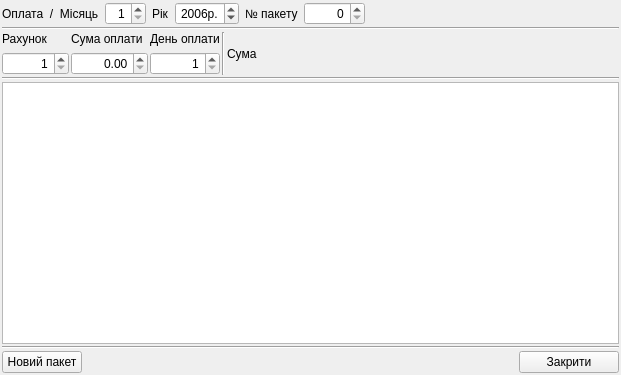
<?xml version="1.0" encoding="UTF-8"?>
<ui version="4.0">
 <class>Form_insert_kvyt</class>
 <widget class="QWidget" name="Form_insert_kvyt">
  <property name="geometry">
   <rect>
    <x>0</x>
    <y>0</y>
    <width>621</width>
    <height>375</height>
   </rect>
  </property>
  <property name="windowTitle">
   <string>Внесення квитанцій</string>
  </property>
  <property name="windowIcon">
   <iconset resource="tke/tke_rc">
    <normaloff>:/pictures/pictures/cube.png</normaloff>:/pictures/pictures/cube.png</iconset>
  </property>
  <layout class="QVBoxLayout">
   <property name="spacing">
    <number>2</number>
   </property>
   <property name="margin">
    <number>2</number>
   </property>
   <item>
    <layout class="QHBoxLayout">
     <property name="spacing">
      <number>6</number>
     </property>
     <property name="margin">
      <number>0</number>
     </property>
     <item>
      <widget class="QLabel" name="label_month">
       <property name="text">
        <string>Оплата  /  Місяць</string>
       </property>
      </widget>
     </item>
     <item>
      <widget class="QSpinBox" name="spinBox_month">
       <property name="focusPolicy">
        <enum>Qt::ClickFocus</enum>
       </property>
       <property name="alignment">
        <set>Qt::AlignRight|Qt::AlignTrailing|Qt::AlignVCenter</set>
       </property>
       <property name="minimum">
        <number>1</number>
       </property>
       <property name="maximum">
        <number>12</number>
       </property>
      </widget>
     </item>
     <item>
      <widget class="QLabel" name="label_year">
       <property name="text">
        <string>Рік</string>
       </property>
      </widget>
     </item>
     <item>
      <widget class="QSpinBox" name="spinBox_year">
       <property name="minimumSize">
        <size>
         <width>60</width>
         <height>0</height>
        </size>
       </property>
       <property name="focusPolicy">
        <enum>Qt::ClickFocus</enum>
       </property>
       <property name="alignment">
        <set>Qt::AlignRight|Qt::AlignTrailing|Qt::AlignVCenter</set>
       </property>
       <property name="suffix">
        <string>р.</string>
       </property>
       <property name="prefix">
        <string/>
       </property>
       <property name="minimum">
        <number>2003</number>
       </property>
       <property name="maximum">
        <number>2100</number>
       </property>
       <property name="value">
        <number>2006</number>
       </property>
      </widget>
     </item>
     <item>
      <widget class="QLabel" name="label_packet">
       <property name="text">
        <string>№ пакету</string>
       </property>
      </widget>
     </item>
     <item>
      <widget class="QSpinBox" name="spinBox_packet">
       <property name="minimumSize">
        <size>
         <width>60</width>
         <height>0</height>
        </size>
       </property>
       <property name="focusPolicy">
        <enum>Qt::ClickFocus</enum>
       </property>
       <property name="alignment">
        <set>Qt::AlignRight|Qt::AlignTrailing|Qt::AlignVCenter</set>
       </property>
       <property name="maximum">
        <number>10000</number>
       </property>
      </widget>
     </item>
     <item>
      <spacer>
       <property name="orientation">
        <enum>Qt::Horizontal</enum>
       </property>
       <property name="sizeHint" stdset="0">
        <size>
         <width>40</width>
         <height>20</height>
        </size>
       </property>
      </spacer>
     </item>
    </layout>
   </item>
   <item>
    <widget class="Line" name="line">
     <property name="orientation">
      <enum>Qt::Horizontal</enum>
     </property>
    </widget>
   </item>
   <item>
    <layout class="QHBoxLayout">
     <property name="spacing">
      <number>2</number>
     </property>
     <property name="margin">
      <number>0</number>
     </property>
     <item>
      <layout class="QVBoxLayout">
       <property name="spacing">
        <number>6</number>
       </property>
       <property name="margin">
        <number>0</number>
       </property>
       <item>
        <widget class="QLabel" name="label_Rahunok">
         <property name="text">
          <string>Рахунок</string>
         </property>
        </widget>
       </item>
       <item>
        <widget class="QSpinBox" name="spinBox_Rahunok">
         <property name="alignment">
          <set>Qt::AlignRight|Qt::AlignTrailing|Qt::AlignVCenter</set>
         </property>
         <property name="minimum">
          <number>1</number>
         </property>
         <property name="maximum">
          <number>999999</number>
         </property>
         <property name="value">
          <number>1</number>
         </property>
        </widget>
       </item>
      </layout>
     </item>
     <item>
      <layout class="QVBoxLayout">
       <property name="spacing">
        <number>6</number>
       </property>
       <property name="margin">
        <number>0</number>
       </property>
       <item>
        <widget class="QLabel" name="label_suma">
         <property name="text">
          <string>Сума оплати</string>
         </property>
        </widget>
       </item>
       <item>
        <widget class="QDoubleSpinBox" name="doubleSpinBox_suma">
         <property name="alignment">
          <set>Qt::AlignRight|Qt::AlignTrailing|Qt::AlignVCenter</set>
         </property>
         <property name="maximum">
          <double>10000.000000000000000</double>
         </property>
        </widget>
       </item>
      </layout>
     </item>
     <item>
      <layout class="QVBoxLayout">
       <property name="spacing">
        <number>6</number>
       </property>
       <property name="margin">
        <number>0</number>
       </property>
       <item>
        <widget class="QLabel" name="label_oplata_date">
         <property name="text">
          <string>День оплати</string>
         </property>
        </widget>
       </item>
       <item>
        <widget class="QSpinBox" name="spinBox_oplata_day">
         <property name="alignment">
          <set>Qt::AlignRight|Qt::AlignTrailing|Qt::AlignVCenter</set>
         </property>
         <property name="minimum">
          <number>1</number>
         </property>
         <property name="maximum">
          <number>31</number>
         </property>
         <property name="value">
          <number>1</number>
         </property>
        </widget>
       </item>
      </layout>
     </item>
     <item>
      <widget class="Line" name="line_4">
       <property name="orientation">
        <enum>Qt::Vertical</enum>
       </property>
      </widget>
     </item>
     <item>
      <widget class="QLabel" name="label_show_sum">
       <property name="text">
        <string>Сума</string>
       </property>
      </widget>
     </item>
     <item>
      <spacer>
       <property name="orientation">
        <enum>Qt::Horizontal</enum>
       </property>
       <property name="sizeHint" stdset="0">
        <size>
         <width>40</width>
         <height>20</height>
        </size>
       </property>
      </spacer>
     </item>
    </layout>
   </item>
   <item>
    <widget class="Line" name="line_2">
     <property name="orientation">
      <enum>Qt::Horizontal</enum>
     </property>
    </widget>
   </item>
   <item>
    <widget class="QTextEdit" name="textEdit">
     <property name="focusPolicy">
      <enum>Qt::ClickFocus</enum>
     </property>
     <property name="autoFormatting">
      <set>QTextEdit::AutoAll</set>
     </property>
     <property name="readOnly">
      <bool>true</bool>
     </property>
    </widget>
   </item>
   <item>
    <widget class="Line" name="line_3">
     <property name="orientation">
      <enum>Qt::Horizontal</enum>
     </property>
    </widget>
   </item>
   <item>
    <layout class="QHBoxLayout">
     <property name="spacing">
      <number>2</number>
     </property>
     <property name="margin">
      <number>0</number>
     </property>
     <item>
      <widget class="QPushButton" name="pushButton_new_packet">
       <property name="text">
        <string>Новий пакет</string>
       </property>
       <property name="icon">
        <iconset resource="tke/tke_rc">
         <normaloff>:/pictures/pictures/media-record.png</normaloff>:/pictures/pictures/media-record.png</iconset>
       </property>
       <property name="iconSize">
        <size>
         <width>12</width>
         <height>12</height>
        </size>
       </property>
      </widget>
     </item>
     <item>
      <spacer>
       <property name="orientation">
        <enum>Qt::Horizontal</enum>
       </property>
       <property name="sizeHint" stdset="0">
        <size>
         <width>40</width>
         <height>20</height>
        </size>
       </property>
      </spacer>
     </item>
     <item>
      <widget class="QPushButton" name="pushButton_close_form">
       <property name="minimumSize">
        <size>
         <width>100</width>
         <height>0</height>
        </size>
       </property>
       <property name="focusPolicy">
        <enum>Qt::NoFocus</enum>
       </property>
       <property name="text">
        <string>Закрити</string>
       </property>
       <property name="icon">
        <iconset resource="tke/tke_rc">
         <normaloff>:/pictures/pictures/button_cancel.png</normaloff>:/pictures/pictures/button_cancel.png</iconset>
       </property>
       <property name="iconSize">
        <size>
         <width>12</width>
         <height>12</height>
        </size>
       </property>
      </widget>
     </item>
    </layout>
   </item>
  </layout>
 </widget>
 <resources>
  <include location="tke/tke_rc"/>
 </resources>
 <connections/>
</ui>
